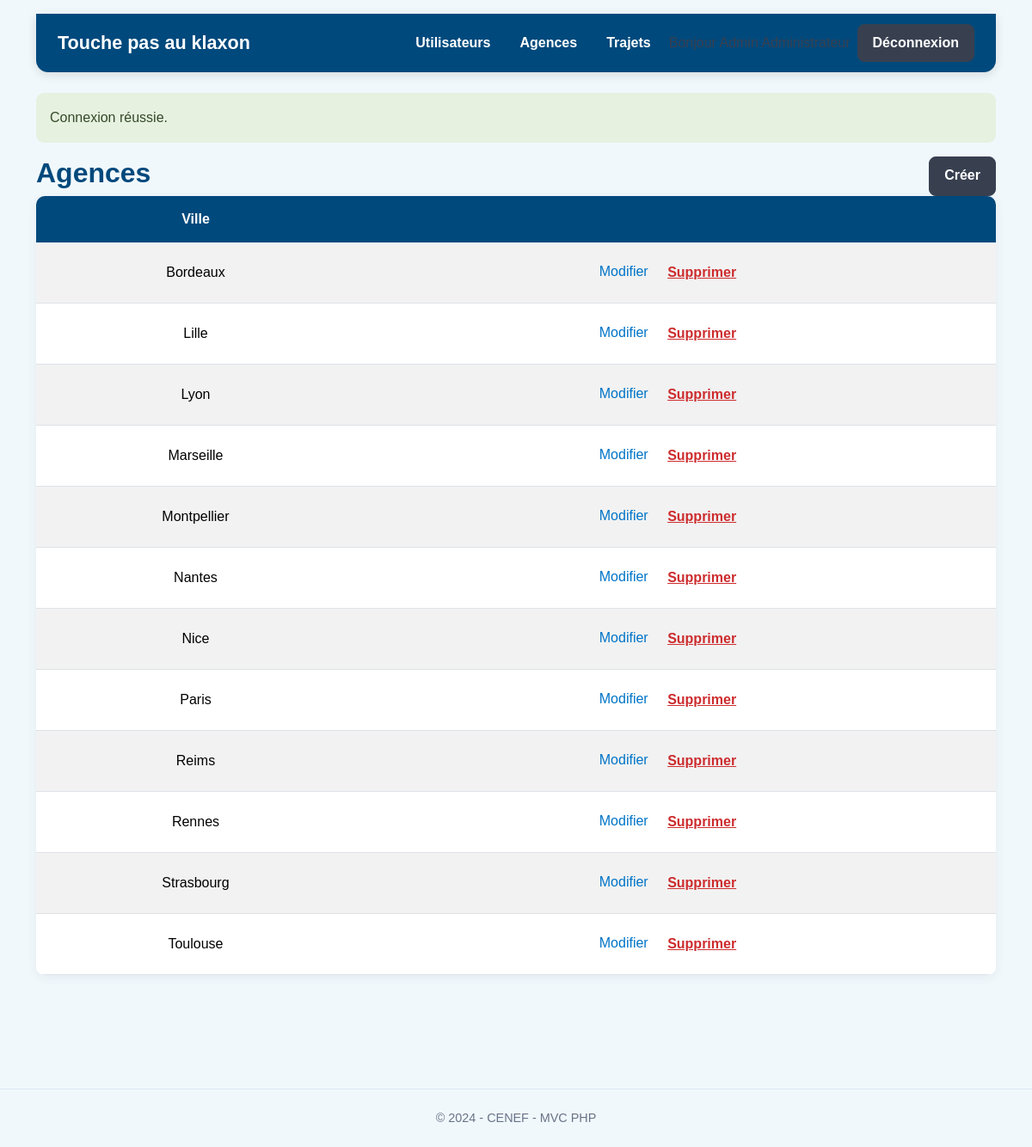
Page /admin/agencies (signed in) on the committed database.
### tables this page shows
CREATE TABLE users (
 id INT UNSIGNED AUTO_INCREMENT PRIMARY KEY,
 lastname VARCHAR(100) NOT NULL,
 firstname VARCHAR(100) NOT NULL,
 phone VARCHAR(20) NOT NULL,
 email VARCHAR(190) NOT NULL UNIQUE,
 password VARCHAR(255) NOT NULL,
 role ENUM('user','admin') NOT NULL DEFAULT 'user',
 created_at TIMESTAMP DEFAULT CURRENT_TIMESTAMP
);

CREATE TABLE agencies (
 id INT UNSIGNED AUTO_INCREMENT PRIMARY KEY,
 city VARCHAR(100) NOT NULL UNIQUE,
 created_at TIMESTAMP DEFAULT CURRENT_TIMESTAMP
);

### app/Controllers/AdminController.php (called while the page is built, shortened)
<?php
final class AdminController
{
    public function agencies(): void { $this->guard(); $agencies=(new Agency())->all(); require dirname(__DIR__).'/Views/admin/agencies.php'; }
}

### public/index.php (called while the page is built, shortened)
<?php
$router=new Router();
$trip=new TripController(); $auth=new AuthController(); $admin=new AdminController();
$router->get('/', [$trip,'index']);
$router->get('/login', [$auth,'loginForm']); $router->post('/login', [$auth,'login']); $router->post('/logout', [$auth,'logout']);
$router->get('/trips/create', [$trip,'createForm']); $router->post('/trips', [$trip,'create']);
$router->get('/trips/{id}/edit', [$trip,'editForm']); $router->post('/trips/{id}/update', [$trip,'update']); $router->post('/trips/{id}/delete', [$trip,'delete']);
$router->get('/admin', [$admin,'dashboard']); $router->get('/admin/users', [$admin,'users']);
$router->get('/admin/agencies', [$admin,'agencies']); $router->get('/admin/agencies/create', [$admin,'agencyCreate']);
$router->post('/admin/agencies', [$admin,'agencyStore']); $router->get('/admin/agencies/{id}/edit', [$admin,'agencyEdit']);
$router->post('/admin/agencies/{id}/update', [$admin,'agencyUpdate']); $router->post('/admin/agencies/{id}/delete', [$admin,'agencyDelete']);
$router->get('/admin/trips', [$admin,'trips']);
$router->dispatch($_SERVER['REQUEST_METHOD'], $_SERVER['REQUEST_URI']);

### app/Core/Auth.php (called while the page is built, shortened)
<?php
final class Auth
{
    public static function check(): bool { return isset($_SESSION['user_id']); }
    public static function isAdmin(): bool { return ($_SESSION['role'] ?? '') === 'admin'; }
}

### app/Core/Flash.php (called while the page is built, shortened)
<?php
final class Flash
{
    public static function consume(): array
    {
        $messages = $_SESSION['_flash'] ?? [];
        return $messages;
    }
}

### config/config.php (called while the page is built)
<?php
return [
    'db' => [
        'host' => getenv('DB_HOST') ?: '127.0.0.1',
        'port' => getenv('DB_PORT') ?: '3306',
        'name' => getenv('DB_NAME') ?: 'touche_pas_au_klaxon',
        'user' => getenv('DB_USER') ?: 'root',
        'password' => getenv('DB_PASSWORD') ?: '',
    ],
];

### app/Core/Database.php (called while the page is built, shortened)
<?php
final class Database
{
    private static ?PDO $connection = null;
    public static function getConnection(): PDO
    {
        if (self::$connection === null) {
            $config = require dirname(__DIR__, 2) . '/config/config.php';
            $dsn = sprintf('mysql:host=%s;port=%s;dbname=%s;charset=utf8mb4',
                $config['db']['host'], $config['db']['port'], $config['db']['name']);
            self::$connection = new PDO($dsn, $config['db']['user'], $config['db']['password'], [
                PDO::ATTR_ERRMODE => PDO::ERRMODE_EXCEPTION,
                PDO::ATTR_DEFAULT_FETCH_MODE => PDO::FETCH_ASSOC,
                PDO::ATTR_EMULATE_PREPARES => false,
            ]);
        }
        return self::$connection;
    }
}

### app/Models/Agency.php (called while the page is built, shortened)
<?php
final class Agency
{
    public function all(): array
    {
        return Database::getConnection()->query('SELECT * FROM agencies ORDER BY city')->fetchAll();
    }
}

### app/Views/admin/agencies.php (the view)
<?php require dirname(__DIR__).'/layouts/header.php'; ?><div class="d-flex justify-content-between"><h2>Agences</h2><a class="btn btn-dark" href="/admin/agencies/create">Créer</a></div><table class="table table-striped"><thead><tr><th>Ville</th><th></th></tr></thead><tbody><?php foreach($agencies as $a): ?><tr><td><?=htmlspecialchars($a['city'])?></td><td><a href="/admin/agencies/<?=$a['id']?>/edit">Modifier</a> <form class="inline" method="post" action="/admin/agencies/<?=$a['id']?>/delete" onsubmit="return confirm('Supprimer ?')"><button class="btn btn-link text-danger">Supprimer</button></form></td></tr><?php endforeach;?></tbody></table><?php require dirname(__DIR__).'/layouts/footer.php'; ?>

### app/Core/Router.php (shortened to what this page needs)
<?php
final class Router
{
    private array $routes = [];
    private function add(string $method, string $pattern, callable $handler): void
    {
        $this->routes[] = compact('method','pattern','handler');
    }
    public function dispatch(string $method, string $uri): void
    {
        $path = parse_url($uri, PHP_URL_PATH) ?: '/';
        foreach ($this->routes as $route) {
            if ($route['method'] !== $method) continue;
            $regex = preg_replace('#\{([a-zA-Z_][a-zA-Z0-9_]*)\}#', '(?P<$1>[^/]+)', $route['pattern']);
            if (preg_match('#^' . $regex . '$#', $path, $matches)) {
                $params = array_filter($matches, 'is_string', ARRAY_FILTER_USE_KEY);
                call_user_func($route['handler'], ...array_values($params));
                return;
            }
        }
    }
}

### app/Views/layouts/header.php (shortened to what this page needs)
<!doctype html><html lang="fr"><head>
<title>Touche pas au klaxon</title><link rel="stylesheet" href="/assets/css/app.css">
</head><body>
<div class="container py-3">
<header class="site-header mb-4">
<a class="brand" href="<?= Auth::isAdmin()?'/admin':'/' ?>">Touche pas au klaxon</a>
<nav class="d-flex align-items-center gap-2">
<?php if(!Auth::check()): ?><a class="btn btn-dark" href="/login">Connexion</a>
<?php elseif(Auth::isAdmin()): ?>
<a class="btn btn-secondary" href="/admin/users">Utilisateurs</a><a class="btn btn-secondary" href="/admin/agencies">Agences</a><a class="btn btn-secondary" href="/admin/trips">Trajets</a>
<span>Bonjour <?= htmlspecialchars(Auth::user()['firstname'].' '.Auth::user()['lastname']) ?></span>
<form method="post" action="/logout"><button class="btn btn-dark">Déconnexion</button></form>
<?php else: ?>
<a class="btn btn-dark" href="/trips/create">Créer un trajet</a><span>Bonjour <?= htmlspecialchars(Auth::user()['firstname'].' '.Auth::user()['lastname']) ?></span>
<form method="post" action="/logout"><button class="btn btn-dark">Déconnexion</button></form>
<?php endif; ?></nav></header>
<?php foreach(Flash::consume() as $f): ?><div class="alert alert-<?= htmlspecialchars($f['type']) ?>"><?= htmlspecialchars($f['message']) ?></div><?php endforeach; ?>

### app/Views/layouts/footer.php
</div><footer class="site-footer">© 2024 - CENEF - MVC PHP</footer>
<script src="/assets/js/app.js"></script></body></html>

### rows in the picture
users: message "Connexion réussie."
agencies: city "Bordeaux"
agencies: city "Lille"
agencies: city "Lyon"
agencies: city "Marseille"
agencies: city "Montpellier"
agencies: city "Nantes"
agencies: city "Nice"
agencies: city "Paris"
agencies: city "Reims"
agencies: city "Rennes"
agencies: city "Strasbourg"
agencies: city "Toulouse"
